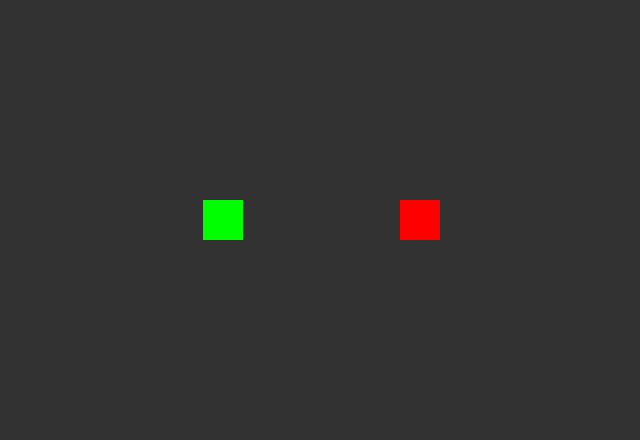
Frame 1 (no input)
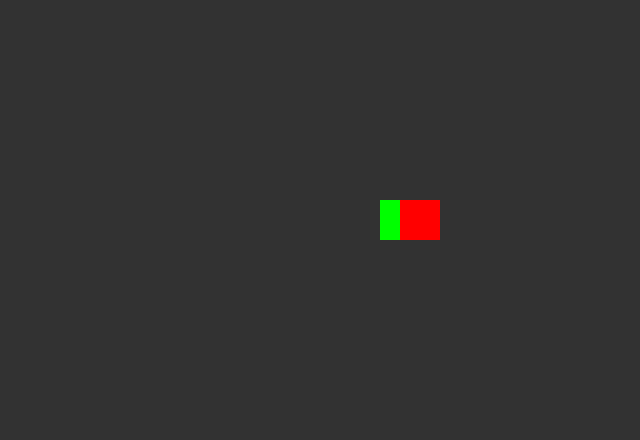
Frame 60 (the mouse pressed at the canvas centre just before this capture)
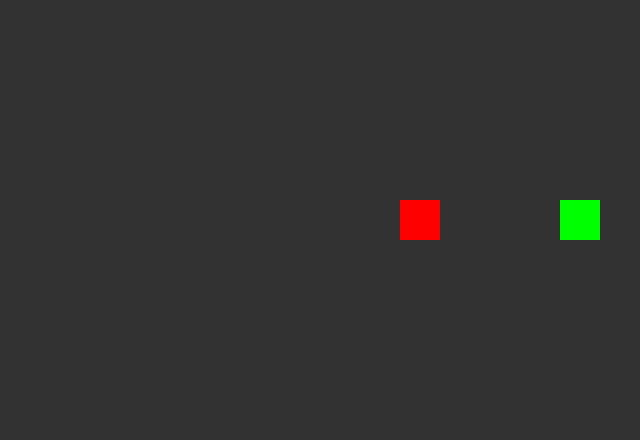
Frame 120 (the mouse held since frame 60 and released just before this capture)

The Processing sketch that drew these frames (run headless with seeded random() and noise(); from frame 60 on, the mouse is pressed at the canvas centre):

// Processing sketch: Chapter3_Methods
// ── Chapter3_Methods.pde
int snakeX = 200;
int snakeY = 200;
int appleX = 400;
int appleY = 200;
int size = 40;

void setup(){
  size(640,440);
  noStroke();
}

void draw(){
  snakeX += 3;
    
  background(50);
  DrawSnake();
  DrawApple();
}

void DrawSnake(){
  fill(0,255,0);
  rect(snakeX,snakeY,size,size);
}

void DrawApple(){
  fill(255,0,0);
  rect(appleX, appleY, size, size);
}
